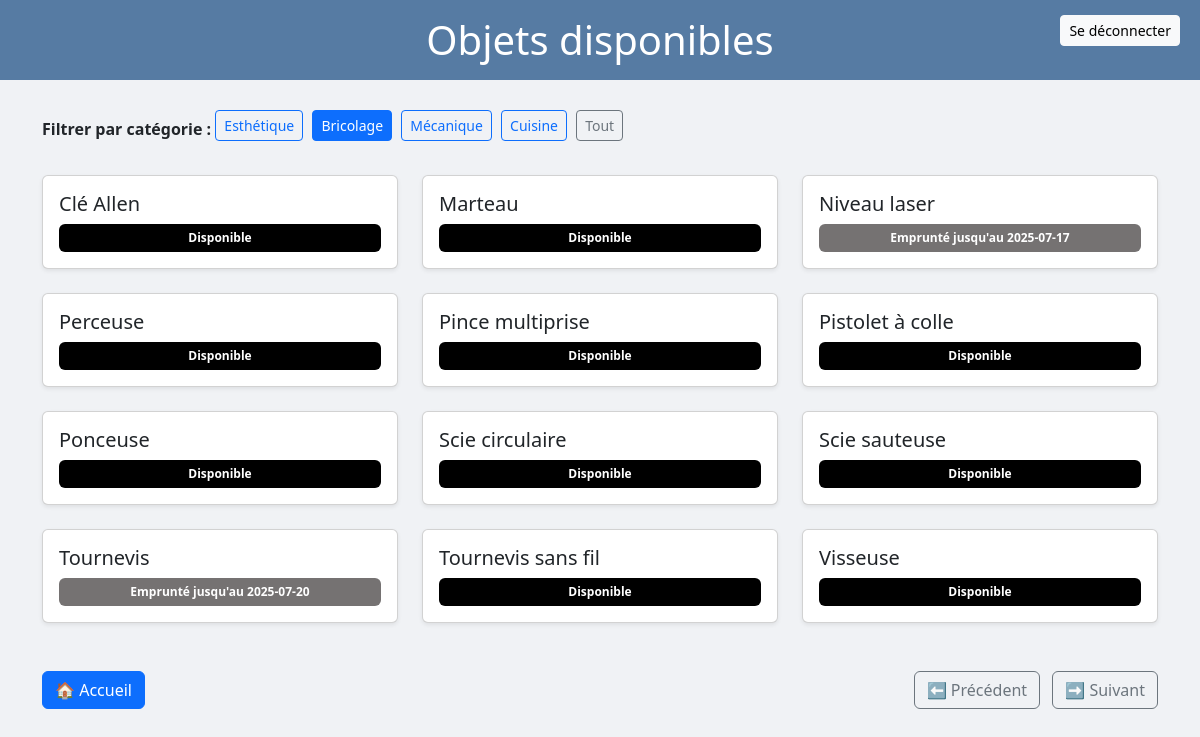
Screenshot of /page/objets.php?cat=2 (signed in) with the database file from the repository.
### tables this page shows
CREATE TABLE categorie_objet (
    id_categorie INT AUTO_INCREMENT PRIMARY KEY,
    nom_categorie VARCHAR(50)
);

CREATE TABLE objet (
    id_objet INT AUTO_INCREMENT PRIMARY KEY,
    nom_objet VARCHAR(100),
    id_categorie INT,
    id_membre INT
);

CREATE TABLE emprunt (
    id_emprunt INT AUTO_INCREMENT PRIMARY KEY,
    id_objet INT,
    id_membre INT,
    date_emprunt DATE,
    date_retour DATE

    
);

### functions/functions.php (called while the page is built, shortened)
<?php
function getCategories($conn) {
    return mysqli_query($conn, "SELECT * FROM categorie_objet");
}
function getObjets($conn, $id_categorie = null) {
    $dateNow = date('Y-m-d');
    if ($id_categorie) {
        $sql = "SELECT o.*, e.date_retour FROM objet o
                LEFT JOIN emprunt e ON o.id_objet = e.id_objet AND e.date_retour >= '$dateNow'
                WHERE o.id_categorie = ?
                ORDER BY o.nom_objet";
        $stmt = mysqli_prepare($conn, $sql);
        mysqli_stmt_bind_param($stmt, "i", $id_categorie);
        mysqli_stmt_execute($stmt);
        $result = mysqli_stmt_get_result($stmt);
        return $result;
    } else {
        $sql = "SELECT o.*, e.date_retour FROM objet o
                LEFT JOIN emprunt e ON o.id_objet = e.id_objet AND e.date_retour >= '$dateNow'
                ORDER BY o.nom_objet";
        return mysqli_query($conn, $sql);
    }
}
?>

### page/objets.php (the view, shortened to what this page needs)
<?php
include(__DIR__ . '/../functions/functions.php');
$conn = connectDB();
$cat = isset($_GET['cat']) ? (int)$_GET['cat'] : null;
$categories = getCategories($conn);
$objets = getObjets($conn, $cat);
?>
<!DOCTYPE html>
<html lang="fr">
<head>
    <link href="https://cdn.jsdelivr.net/npm/bootstrap@5.3.3/dist/css/bootstrap.min.css" rel="stylesheet"
>
</head>
<body>
<header class="text-center position-relative">
    <h1>Objets disponibles</h1>
    <a href="logout.php" class="btn btn-light btn-sm logout-btn">Se déconnecter</a>
</header>
<div class="container">
    <div class="filter-btns mb-4">
        <strong>Filtrer par catégorie :</strong>
        <?php foreach ($categories as $c): ?>
            <a href="objets.php?cat=<?= $c['id_categorie'] ?>" class="btn btn-outline-primary btn-sm <?= ($cat === (int)$c['id_categorie']) ? 'active' : '' ?>">
                <?= $c['nom_categorie'] ?>
            </a>
        <?php endforeach; ?>
        <a href="objets.php" class="btn btn-outline-secondary btn-sm <?= ($cat === null) ? 'active' : '' ?>">Tout</a>
    </div>
    <div class="row row-cols-1 row-cols-md-3 g-4">
        <?php foreach ($objets as $o): ?>
            <div class="col">
                <div class="card h-100 shadow-sm">
                    <div class="card-body d-flex flex-column justify-content-between">
                        <h5 class="card-title"><?= $o['nom_objet'] ?></h5>
                        <?php if (!empty($o['date_retour'])): ?>
                            <span class="badge badge-unavailable p-2">Emprunté jusqu'au <?= $o['date_retour'] ?></span>
                        <?php else: ?>
                            <span class="badge badge-available p-2">Disponible</span>
                        <?php endif; ?>
                    </div>
                </div>
            </div>
        <?php endforeach; ?>
    </div>
    <div class="mt-5 d-flex justify-content-between">
        <a href="accueil.php" class="btn btn-primary">🏠 Accueil</a>
        <div>
            <a href="#" class="btn btn-outline-secondary me-2">⬅️ Précédent</a>
            <a href="#" class="btn btn-outline-secondary">➡️ Suivant</a>
        </div>
    </div>
</div>
</body>
</html>

### page/objets.php (style rules this page uses)
body { background: #f0f2f5; }
header { background:rgb(86, 123, 163); color: white; padding: 1rem 0; margin-bottom: 30px; position: sticky; top: 0; z-index: 1000; }
header h1 { margin: 0; }
.filter-btns .btn { margin: 0 5px 10px 0; }
.badge-available { background-color:rgb(0, 0, 0); font-weight: 600; }
.badge-unavailable { background-color:rgb(117, 114, 114); font-weight: 600; }
.logout-btn { position: absolute; right: 20px; top: 15px; }

### rows the page displays
categorie_objet: nom_categorie "Esthétique"
categorie_objet: nom_categorie "Bricolage"
categorie_objet: nom_categorie "Mécanique"
categorie_objet: nom_categorie "Cuisine"
objet: nom_objet "Clé Allen", shows "Disponible"
objet: nom_objet "Marteau", shows "Disponible"
emprunt: id_objet.nom_objet "Niveau laser", date_retour "2025-07-17"
objet: nom_objet "Perceuse", shows "Disponible"
objet: nom_objet "Pince multiprise", shows "Disponible"
objet: nom_objet "Pistolet à colle", shows "Disponible"
objet: nom_objet "Ponceuse", shows "Disponible"
objet: nom_objet "Scie circulaire", shows "Disponible"
objet: nom_objet "Scie sauteuse", shows "Disponible"
emprunt: id_objet.nom_objet "Tournevis", date_retour "2025-07-20"
objet: nom_objet "Tournevis sans fil", shows "Disponible"
objet: nom_objet "Visseuse", shows "Disponible"
